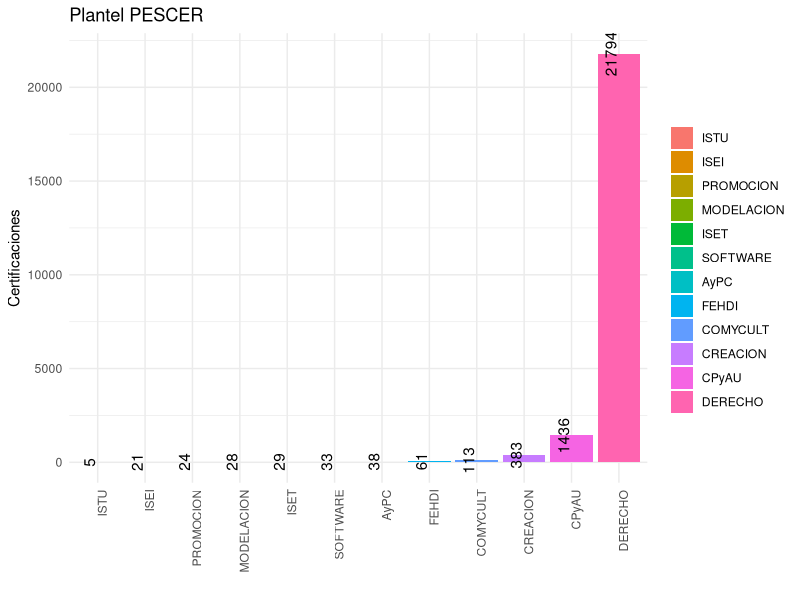
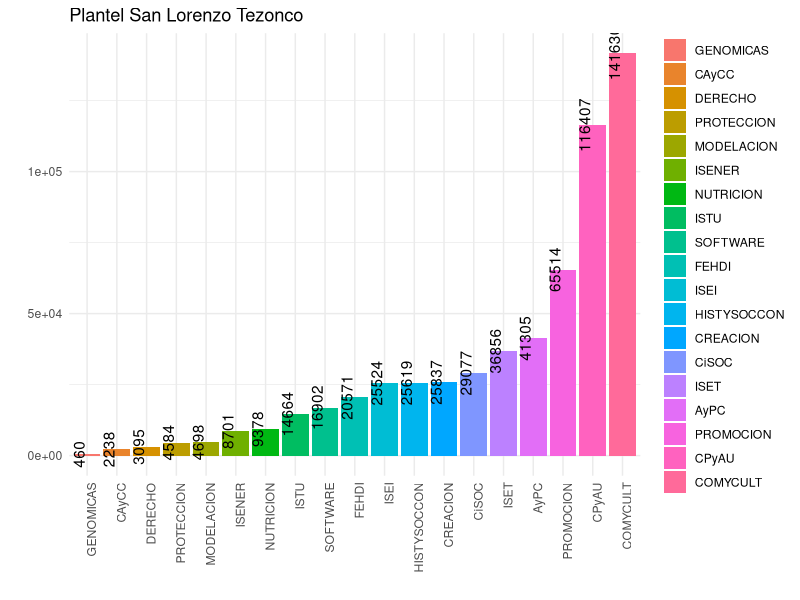
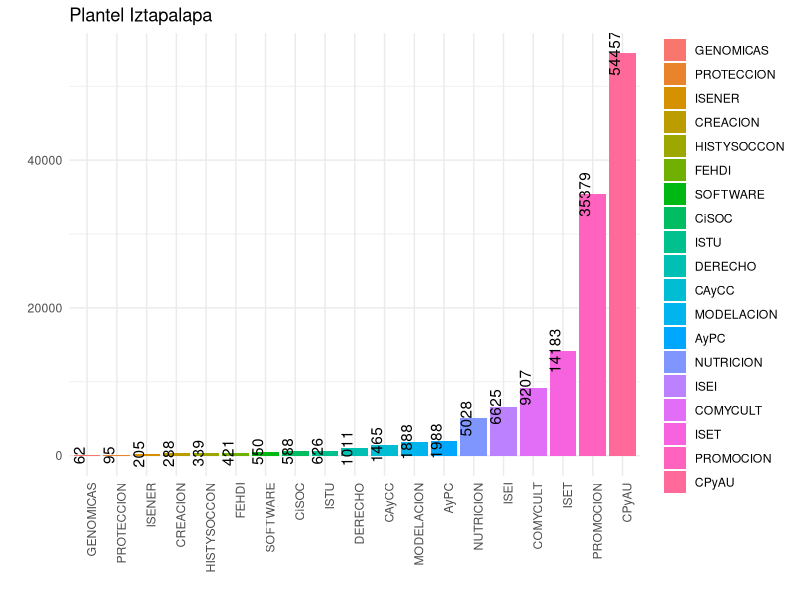
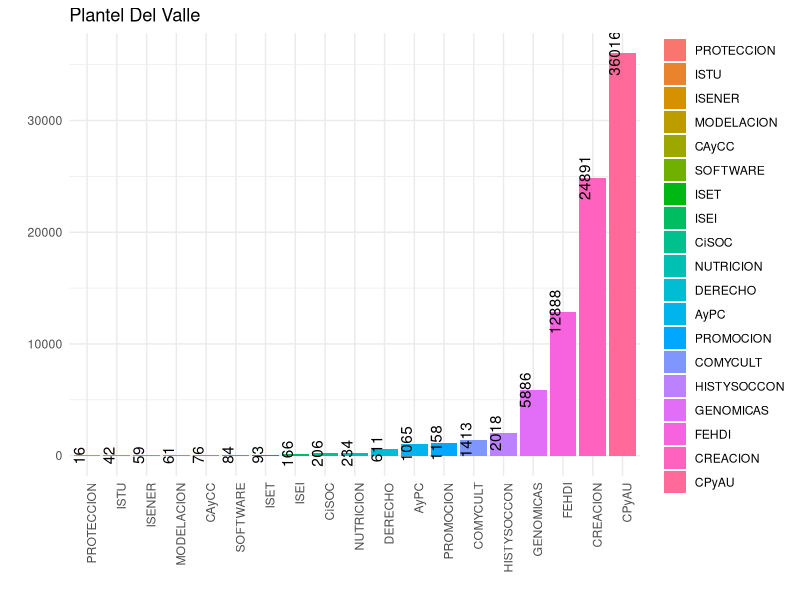

Write the R code that produced these figures, in order. (Note: this script raises an error after producing the figures.)
# >><<>><< >><<>><< >><<>><< >><<>><< >><<>><< >><<>><< >><<>><< >><<>><< >><<>><<
library(ggplot2)
library(dplyr)
library(tidyr)
library(gridExtra)
# >><<>><< >><<>><< >><<>><< >><<>><< >><<>><< >><<>><< >><<>><< >><<>><< >><<>><<
# Crear un data frame a partir de la tabla
data_Planteles_FnF <- data.frame(
  Plantel = c("CH", "GAM", "DV", "IZT", "SLT", "PESCER"),
  C = c(84316, 184212, 57100, 84764, 381135, 16854),
  NC = c(49722, 66429, 29883, 49641, 211925, 7111)
)
# >><<>><< >><<>><< >><<>><< >><<>><< >><<>><< >><<>><< >><<>><< >><<>><< >><<>><<
data_Plantel_Lic <- data.frame(
  Plantel = c("CH", "GAM", "DV", "IZT", "SLT", "PESCER"),
  ISET = c(4628, 18211, 93, 14183, 36856, 29),
  AyPC = c(30861, 17043, 1065, 1988, 41305, 38),
  CPyAU = c(3875, 36315, 36016, 54457, 116407, 1436),
  CAyCC = c(6, 15, 76, 1465, 2238, 0),
  GENOMICAS = c(166, 119, 5886, 62, 460, 0),
  CiSOC = c(588, 14410, 206, 588, 29077, 0),
  COMYCULT = c(45230, 42077, 1413, 9207, 141630, 113),
  CREACION = c(1966, 11903, 24891, 288, 25837, 383),
  DERECHO = c(1805, 30905, 611, 1011, 3095, 21794),
  FEHDI = c(1151, 7957, 12888, 421, 20571, 61),
  HISTYSOCCON = c(884, 9658, 2018, 339, 25619, 0),
  SOFTWARE = c(618, 11688, 84, 550, 16902, 33),
  ISTU = c(9672, 7889, 42, 626, 14664, 5),
  ISEI = c(1772, 10348, 166, 6625, 25524, 21),
  ISENER = c(236, 160, 59, 205, 8701, 0),
  MODELACION = c(142, 827, 61, 1888, 4698, 28),
  NUTRICION = c(211, 6585, 234, 5028, 9378, 0),
  PROMOCION = c(30101, 21931, 1158, 35379, 65514, 24),
  PROTECCION = c(126, 2600, 16, 95, 4584, 0)
)
# >><<>><< >><<>><< >><<>><< >><<>><< >><<>><< >><<>><< >><<>><< >><<>><< >><<>><<
#View(data_Plantel_Lic)
# Crear un marco de datos con los datos del Plantel CH
# <<==>> <<==>> <<==>> <<==>> <<==>> <<==>> <<==>> <<==>> <<==>> <<==>> <<==>> <<==>>
# Filtrar las filas con Valor distinto de cero
data_PESCER_filtered <- data_Plantel_Lic[data_Plantel_Lic$Plantel == "PESCER", ] %>%
  select(-Plantel) %>%
  pivot_longer(cols = everything(), names_to = "Licenciatura", values_to = "Valor") %>%
  filter(Valor != 0)
# Reorganizar las categorías de las licenciaturas de mayor a menor
data_PESCER_filtered$Licenciatura <- reorder(data_PESCER_filtered$Licenciatura, -data_PESCER_filtered$Valor, FUN = desc)
# Crear un gráfico de barras agrupadas para el Plantel PESCER
p_PESCER <- ggplot(data_PESCER_filtered, aes(x = Licenciatura, y = Valor, fill = Licenciatura)) +
  geom_bar(stat = "identity") +labs(title = "Plantel PESCER",x = "",y = "Certificaciones") +
  theme_minimal() +theme(axis.text.x = element_text(angle = 90, hjust = 1))+
  labs(fill = "")
# Agregar etiquetas a las barras en sentido vertical
p_PESCER <- p_PESCER + geom_text(aes(label = Valor), vjust = -0.2, angle = 90)
print(p_PESCER)
# <<==>> <<==>> <<==>> <<==>> <<==>> <<==>> <<==>> <<==>> <<==>> <<==>> <<==>> <<==>>
data_SLT <- data_Plantel_Lic[data_Plantel_Lic$Plantel == "SLT", ]
# Transformar los datos a un formato largo
data_SLT_long <- tidyr::pivot_longer(data_SLT, cols = -Plantel, names_to = "Licenciatura", values_to = "Valor")
# Reorganizar las categorías de las licenciaturas de mayor a menor
data_SLT_long$Licenciatura <- reorder(data_SLT_long$Licenciatura, -data_SLT_long$Valor, FUN = desc)
# Crear un gráfico de barras agrupadas para el Plantel CH
p <- ggplot(data_SLT_long, aes(x = Licenciatura, y = Valor, fill = Licenciatura)) +
  geom_bar(stat = "identity") +
  labs(
    title = "Plantel San Lorenzo Tezonco",x = "",y = "") +
  theme_minimal() + theme(axis.text.x = element_text(angle = 90, hjust = 1))+
  labs(fill = "")
# Agregar etiquetas a las barras en sentido vertical
p_SLT <- p + geom_text(aes(label = Valor), vjust = -0.2, angle = 90)
print(p_SLT)
# <<==>> <<==>> <<==>> <<==>> <<==>> <<==>> <<==>> <<==>> <<==>> <<==>> <<==>> <<==>>
data_IZT <- data_Plantel_Lic[data_Plantel_Lic$Plantel == "IZT", ]
# Transformar los datos a un formato largo
data_IZT_long <- tidyr::pivot_longer(data_IZT, cols = -Plantel, names_to = "Licenciatura", values_to = "Valor")
# Reorganizar las categorías de las licenciaturas de mayor a menor
data_IZT_long$Licenciatura <- reorder(data_IZT_long$Licenciatura, -data_IZT_long$Valor, FUN = desc)
# Crear un gráfico de barras agrupadas para el Plantel CH
p <- ggplot(data_IZT_long, aes(x = Licenciatura, y = Valor, fill = Licenciatura)) +
  geom_bar(stat = "identity") +
  labs(
    title = "Plantel Iztapalapa",x = "",y = "") +
  theme_minimal() + theme(axis.text.x = element_text(angle = 90, hjust = 1))+
  labs(fill = "")
# Agregar etiquetas a las barras en sentido vertical
p_IZT <- p + geom_text(aes(label = Valor), vjust = -0.2, angle = 90)
print(p_IZT)
# <<==>> <<==>> <<==>> <<==>> <<==>> <<==>> <<==>> <<==>> <<==>> <<==>> <<==>> <<==>>
data_DV <- data_Plantel_Lic[data_Plantel_Lic$Plantel == "DV", ]
# Transformar los datos a un formato largo
data_DV_long <- tidyr::pivot_longer(data_DV, cols = -Plantel, names_to = "Licenciatura", values_to = "Valor")
# Reorganizar las categorías de las licenciaturas de mayor a menor
data_DV_long$Licenciatura <- reorder(data_DV_long$Licenciatura, -data_DV_long$Valor, FUN = desc)
# Crear un gráfico de barras agrupadas para el Plantel CH
p <- ggplot(data_DV_long, aes(x = Licenciatura, y = Valor, fill = Licenciatura)) +
  geom_bar(stat = "identity") +
  labs(
    title = "Plantel Del Valle",x = "",y = "") +
  theme_minimal() + theme(axis.text.x = element_text(angle = 90, hjust = 1))+
  labs(fill = "")
# Agregar etiquetas a las barras en sentido vertical
p_DV <- p + geom_text(aes(label = Valor), vjust = -0.2, angle = 90)
print(p_DV)
# <<==>> <<==>> <<==>> <<==>> <<==>> <<==>> <<==>> <<==>> <<==>> <<==>> <<==>> <<==>>
data_GAM <- data_Plantel_Lic[data_Plantel_Lic$Plantel == "GAM", ]
# Transformar los datos a un formato largo
data_GAM_long <- tidyr::pivot_longer(data_GAM, cols = -Plantel, names_to = "Licenciatura", values_to = "Valor")
# Reorganizar las categorías de las licenciaturas de mayor a menor
data_GAM_long$Licenciatura <- reorder(data_GAM_long$Licenciatura, -data_GAM_long$Valor, FUN = desc)
# Crear un gráfico de barras agrupadas para el Plantel CH
p <- ggplot(data_CH_long, aes(x = Licenciatura, y = Valor, fill = Licenciatura)) +
  geom_bar(stat = "identity") +
  labs(
    title = "Plantel Cuautepec",x = "",y = "") +
  theme_minimal() + theme(axis.text.x = element_text(angle = 90, hjust = 1))+
  labs(fill = "")
# Agregar etiquetas a las barras en sentido vertical
p_GAM <- p + geom_text(aes(label = Valor), vjust = -0.2, angle = 90)
print(p_GAM)
# <<==>> <<==>> <<==>> <<==>> <<==>> <<==>> <<==>> <<==>> <<==>> <<==>> <<==>> <<==>>
data_CH <- data_Plantel_Lic[data_Plantel_Lic$Plantel == "CH", ]
# Transformar los datos a un formato largo
data_CH_long <- tidyr::pivot_longer(data_CH, cols = -Plantel, names_to = "Licenciatura", values_to = "Valor")
# Reorganizar las categorías de las licenciaturas de mayor a menor
data_CH_long$Licenciatura <- reorder(data_CH_long$Licenciatura, -data_CH_long$Valor, FUN = desc)
# Crear un gráfico de barras agrupadas para el Plantel CH
p <- ggplot(data_CH_long, aes(x = Licenciatura, y = Valor, fill = Licenciatura)) +
  geom_bar(stat = "identity") +
  labs(
    title = "Plantel CH",x = "",y = "") +
  theme_minimal() + theme(axis.text.x = element_text(angle = 90, hjust = 1))+
  labs(fill = "")
# Agregar etiquetas a las barras en sentido vertical
p_CH <- p + geom_text(aes(label = Valor), vjust = -0.2, angle = 90)
print(p_CH)
# <<==>> <<==>> <<==>> <<==>> <<==>> <<==>> <<==>> <<==>> <<==>> <<==>> <<==>> <<==>>
plot_list <- list(p_CH,p_DV,p_IZT,p_GAM,p_SLT,p_PESCER)
grid.arrange(grobs = plot_list, ncol = 3)

# >><<>><< >><<>><< >><<>><< >><<>><< >><<>><< >><<>><< >><<>><< >><<>><< >><<>><<
library(ggplot2)
library(dplyr)
library(tidyr)
library(gridExtra)
# >><<>><< >><<>><< >><<>><< >><<>><< >><<>><< >><<>><< >><<>><< >><<>><< >><<>><<
# >><<>><< >><<>><< >><<>><< >><<>><< >><<>><< >><<>><< >><<>><< >><<>><< >><<>><<
data_Plantel_Lic <- data.frame(
  Plantel = c("CH", "GAM", "DV", "IZT", "SLT", "PESCER"),
  ISET = c(4628, 18211, 93, 14183, 36856, 29),
  AyPC = c(30861, 17043, 1065, 1988, 41305, 38),
  CPyAU = c(3875, 36315, 36016, 54457, 116407, 1436),
  CAyCC = c(6, 15, 76, 1465, 2238, 0),
  GENOMICAS = c(166, 119, 5886, 62, 460, 0),
  CiSOC = c(588, 14410, 206, 588, 29077, 0),
  COMYCULT = c(45230, 42077, 1413, 9207, 141630, 113),
  CREACION = c(1966, 11903, 24891, 288, 25837, 383),
  DERECHO = c(1805, 30905, 611, 1011, 3095, 21794),
  FEHDI = c(1151, 7957, 12888, 421, 20571, 61),
  HISTYSOCCON = c(884, 9658, 2018, 339, 25619, 0),
  SOFTWARE = c(618, 11688, 84, 550, 16902, 33),
  ISTU = c(9672, 7889, 42, 626, 14664, 5),
  ISEI = c(1772, 10348, 166, 6625, 25524, 21),
  ISENER = c(236, 160, 59, 205, 8701, 0),
  MODELACION = c(142, 827, 61, 1888, 4698, 28),
  NUTRICION = c(211, 6585, 234, 5028, 9378, 0),
  PROMOCION = c(30101, 21931, 1158, 35379, 65514, 24),
  PROTECCION = c(126, 2600, 16, 95, 4584, 0)
)
# >><<>><< >><<>><< >><<>><< >><<>><< >><<>><< >><<>><< >><<>><< >><<>><< >><<>><<

# Calcula los totales por columna
Totales_por_columna <- colSums(data_Plantel_Lic[,2:ncol(data_Plantel_Lic)])

# Crea una nueva matriz de porcentajes
Porcentajes_por_columna <- matrix(0, nrow = nrow(data_Plantel_Lic) + 1, ncol = ncol(data_Plantel_Lic) - 1)

# Llena la matriz de porcentajes con los valores calculados y agrega la suma de la columna al final
for(i in 2:ncol(data_Plantel_Lic)){
  Porcentajes_por_columna[,i-1] <- c((data_Plantel_Lic[,i] / Totales_por_columna[i-1]) * 100, sum(data_Plantel_Lic[,i]))
}

# Agrega el nombre del último renglón
rownames(Porcentajes_por_columna) <- c(data_Plantel_Lic$Plantel, "Total")

# Imprime o visualiza la tabla de porcentajes por columna
print(Porcentajes_por_columna)

# Inicializar el vector Totales
Totales <- c()

# Calcular totales
for(i in 2:20){
  Totales[i] <- sum(data_Plantel_Lic[2:7, i])
}

# Agregar los totales a la tabla
data_Plantel_Lic_c <- rbind(data_Plantel_Lic, Totales)
rownames(data_Plantel_Lic_c) <- c("CH", "GAM", "DV", "IZT", "SLT", "PESCER", "Totales")

# Extraer los datos de licenciaturas
Datos_PLic <- data_Plantel_Lic_c[, 2:20]

# Calcular porcentajes
Porcentajes <- matrix(0, 6, 19)
for(i in 1:6){
  for(j in 1:19){
    Porcentajes[i,j] <- Datos_PLic[i,j] / Datos_PLic[7,j]
  }
}
Porcentajes

# Calcula los totales por columna
Totales_por_columna <- colSums(data_Plantel_Lic[,2:ncol(data_Plantel_Lic)])

# Crea una nueva matriz de porcentajes
Porcentajes_por_columna <- matrix(0, nrow = nrow(data_Plantel_Lic) + 1, ncol = ncol(data_Plantel_Lic) - 1)

# Llena la matriz de porcentajes con los valores calculados y agrega la suma de la columna al final
for(i in 2:ncol(data_Plantel_Lic)){
  Porcentajes_por_columna[,i-1] <- c((data_Plantel_Lic[,i] / Totales_por_columna[i-1]) * 100, sum(data_Plantel_Lic[,i]))
}

# Agrega el nombre del último renglón
rownames(Porcentajes_por_columna) <- c(data_Plantel_Lic$Plantel, "Total")

# Imprime o visualiza la tabla de porcentajes por columna
print(Porcentajes_por_columna)
# Crear una tabla de datos

 
data <- matrix(c(
  6.25, 24.61, 0.13, 19.17, 49.81, 0.04,
  33.44, 18.46, 1.15, 2.15, 44.75, 0.04,
  1.56, 14.61, 14.49, 21.91, 46.84, 0.58,
  0.16, 0.39, 2.00, 38.55, 58.89, 0.00,
  2.48, 1.78, 87.94, 0.93, 6.87, 0.00,
  1.31, 32.12, 0.46, 1.31, 64.80, 0.00,
  18.87, 17.56, 0.59, 3.84, 59.09, 0.05,
  3.01, 18.24, 38.14, 0.44, 39.59, 0.59,
  3.05, 52.19, 1.03, 1.71, 5.23, 36.80,
  2.67, 18.48, 29.94, 0.98, 47.79, 0.14,
  2.30, 25.07, 5.24, 0.88, 66.51, 0.00,
  2.07, 39.12, 0.28, 1.84, 56.58, 0.11,
  29.40, 23.98, 0.13, 1.90, 44.57, 0.02,
  3.99, 23.28, 0.37, 14.90, 57.41, 0.05,
  2.52, 1.71, 0.63, 2.19, 92.95, 0.00,
  1.86, 10.82, 0.80, 24.70, 61.46, 0.37,
  0.98, 30.72, 1.09, 23.46, 43.75, 0.00,
  19.53, 14.23, 0.75, 22.96, 42.51, 0.02,
  1.70, 35.04, 0.22, 1.28, 61.77, 0.00
), ncol = 6, byrow = TRUE)
# Crea un nuevo documento DOCX
print(data)